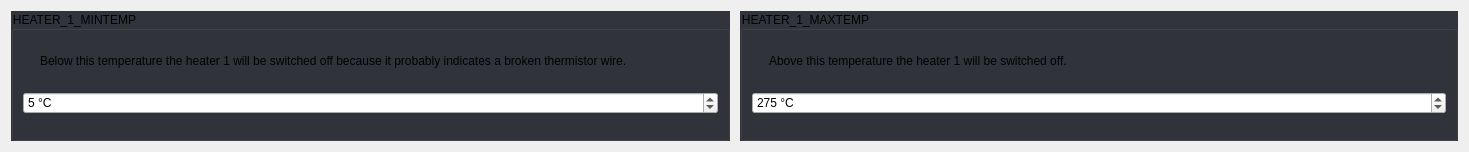
         <widget class="QWidget" name="scrollAreaWidgetContents_16">
          <property name="geometry">
           <rect>
            <x>0</x>
            <y>0</y>
            <width>1469</width>
            <height>152</height>
           </rect>
          </property>
          <property name="styleSheet">
           <string notr="true">#scrollAreaWidgetContents_16 {
	background: rgb(34, 35, 40);
}</string>
          </property>
          <layout class="QGridLayout" name="gridLayout_93">
           <property name="spacing">
            <number>10</number>
           </property>
           <item row="0" column="0">
            <widget class="QGroupBox" name="groupBox_18">
             <property name="focusPolicy">
              <enum>Qt::StrongFocus</enum>
             </property>
             <property name="styleSheet">
              <string notr="true">QGroupBox:!disabled {
	background: rgb(50, 52, 59);
}</string>
             </property>
             <property name="title">
              <string>HEATER_1_MINTEMP</string>
             </property>
             <layout class="QGridLayout" name="gridLayout_102">
              <property name="spacing">
               <number>10</number>
              </property>
              <item row="0" column="0">
               <widget class="QLabel" name="label_82">
                <property name="sizePolicy">
                 <sizepolicy hsizetype="Fixed" vsizetype="Fixed">
                  <horstretch>0</horstretch>
                  <verstretch>0</verstretch>
                 </sizepolicy>
                </property>
                <property name="text">
                 <string/>
                </property>
                <property name="pixmap">
                 <pixmap resource="../resources/resources.qrc">:/info_FILL0_wght100_GRAD0_opsz20.svg</pixmap>
                </property>
               </widget>
              </item>
              <item row="0" column="1">
               <widget class="QLabel" name="label_83">
                <property name="text">
                 <string>Below this temperature the heater 1 will be switched off because it probably indicates a broken thermistor wire.</string>
                </property>
                <property name="wordWrap">
                 <bool>true</bool>
                </property>
               </widget>
              </item>
              <item row="1" column="0" colspan="2">
               <widget class="QSpinBox" name="uHeater1MintempSpinBox">
                <property name="suffix">
                 <string> °C</string>
                </property>
                <property name="maximum">
                 <number>100</number>
                </property>
                <property name="stepType">
                 <enum>QAbstractSpinBox::AdaptiveDecimalStepType</enum>
                </property>
                <property name="value">
                 <number>5</number>
                </property>
               </widget>
              </item>
             </layout>
            </widget>
           </item>
           <item row="0" column="1">
            <widget class="QGroupBox" name="groupBox_34">
             <property name="focusPolicy">
              <enum>Qt::StrongFocus</enum>
             </property>
             <property name="styleSheet">
              <string notr="true">QGroupBox:!disabled {
	background: rgb(50, 52, 59);
}</string>
             </property>
             <property name="title">
              <string>HEATER_1_MAXTEMP</string>
             </property>
             <layout class="QGridLayout" name="gridLayout_121">
              <property name="spacing">
               <number>10</number>
              </property>
              <item row="0" column="0">
               <widget class="QLabel" name="label_103">
                <property name="sizePolicy">
                 <sizepolicy hsizetype="Fixed" vsizetype="Fixed">
                  <horstretch>0</horstretch>
                  <verstretch>0</verstretch>
                 </sizepolicy>
                </property>
                <property name="text">
                 <string/>
                </property>
                <property name="pixmap">
                 <pixmap resource="../resources/resources.qrc">:/info_FILL0_wght100_GRAD0_opsz20.svg</pixmap>
                </property>
               </widget>
              </item>
              <item row="0" column="1">
               <widget class="QLabel" name="label_104">
                <property name="text">
                 <string>Above this temperature the heater 1 will be switched off.</string>
                </property>
                <property name="wordWrap">
                 <bool>true</bool>
                </property>
               </widget>
              </item>
              <item row="1" column="0" colspan="2">
               <widget class="QSpinBox" name="uHeater1MaxtempSpinBox">
                <property name="suffix">
                 <string> °C</string>
                </property>
                <property name="maximum">
                 <number>500</number>
                </property>
                <property name="stepType">
                 <enum>QAbstractSpinBox::AdaptiveDecimalStepType</enum>
                </property>
                <property name="value">
                 <number>275</number>
                </property>
               </widget>
              </item>
             </layout>
            </widget>
           </item>
          </layout>
         </widget>
